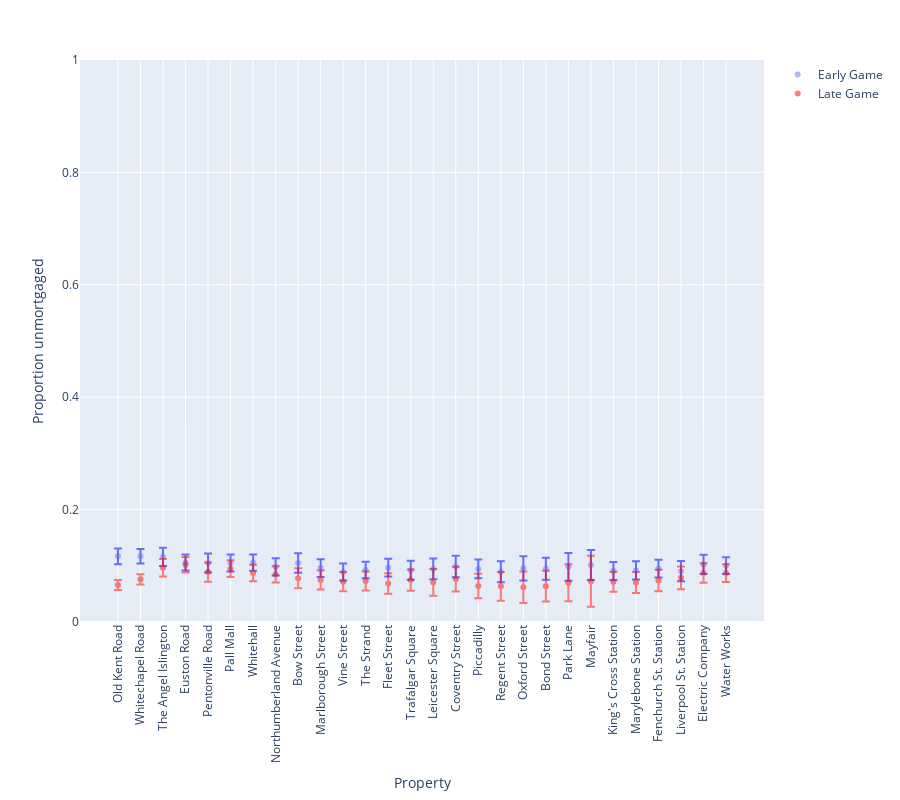

The code cell stored with this chart in its notebook:
### Code cell
plot_action_proportions(df_unmortgage, 'Proportion unmortgaged (early game)', 
                        'Proportion unmortgaged (late game)', 'Proportion unmortgaged')

### Figure 1 — Plotly figure (JSON) as saved in the notebook; plotly's stock layout.template omitted (floating-point values rounded to 4 significant figures)
{"data": [{"error_y": {"array": [0.01401, 0.01285, 0.01635, 0.0141, 0.01683, 0.01519, 0.01439, 0.01545, 0.01726, 0.01581, 0.01503, 0.01465, 0.01586, 0.01705, 0.01842, 0.01901, 0.01661, 0.01877, 0.02165, 0.01961, 0.02467, 0.02668, 0.01604, 0.01629, 0.01572, 0.01806, 0.01705, 0.01495]}, "hovertemplate": "Property=%{x}<br>Proportion unmortgaged (early game)=%{y}<extra></extra>", "legendgroup": "", "marker": {"color": "#636efa", "opacity": 0.5, "symbol": "circle"}, "mode": "markers", "name": "Early Game", "orientation": "v", "showlegend": true, "type": "scatter", "x": ["Old Kent Road", "Whitechapel Road", "The Angel Islington", "Euston Road", "Pentonville Road", "Pall Mall", "Whitehall", "Northumberland Avenue", "Bow Street", "Marlborough Street", "Vine Street", "The Strand", "Fleet Street", "Trafalgar Square", "Leicester Square", "Coventry Street", "Piccadilly", "Regent Street", "Oxford Street", "Bond Street", "Park Lane", "Mayfair", "King's Cross Station", "Marylebone Station", "Fenchurch St. Station", "Liverpool St. Station", "Electric Company", "Water Works"], "xaxis": "x", "y": [0.1169, 0.1168, 0.1159, 0.1059, 0.1051, 0.105, 0.1056, 0.09819, 0.105, 0.09591, 0.08896, 0.09257, 0.09663, 0.09202, 0.09443, 0.09878, 0.09444, 0.08936, 0.09549, 0.09468, 0.09818, 0.1014, 0.09086, 0.09176, 0.09503, 0.09039, 0.1025, 0.1002], "yaxis": "y"}, {"error_y": {"array": [0.008743, 0.009081, 0.01541, 0.01385, 0.01714, 0.01486, 0.01467, 0.01454, 0.01788, 0.01674, 0.0171, 0.0168, 0.01826, 0.01896, 0.02395, 0.02202, 0.02181, 0.02562, 0.02804, 0.02745, 0.03289, 0.0455, 0.01781, 0.01867, 0.01895, 0.02014, 0.01751, 0.01566]}, "hovertemplate": "Property=%{x}<br>Proportion unmortgaged (late game)=%{y}<extra></extra>", "legendgroup": "", "marker": {"color": "red", "symbol": "circle"}, "mode": "markers", "name": "Late Game", "opacity": 0.5, "orientation": "v", "showlegend": true, "type": "scatter", "x": ["Old Kent Road", "Whitechapel Road", "The Angel Islington", "Euston Road", "Pentonville Road", "Pall Mall", "Whitehall", "Northumberland Avenue", "Bow Street", "Marlborough Street", "Vine Street", "The Strand", "Fleet Street", "Trafalgar Square", "Leicester Square", "Coventry Street", "Piccadilly", "Regent Street", "Oxford Street", "Bond Street", "Park Lane", "Mayfair", "King's Cross Station", "Marylebone Station", "Fenchurch St. Station", "Liverpool St. Station", "Electric Company", "Water Works"], "xaxis": "x", "y": [0.06583, 0.07598, 0.09659, 0.1017, 0.08879, 0.09488, 0.08727, 0.08471, 0.07777, 0.07479, 0.07176, 0.07294, 0.06867, 0.07467, 0.07049, 0.07641, 0.06412, 0.06352, 0.06166, 0.06372, 0.06985, 0.07253, 0.07179, 0.07033, 0.07385, 0.07857, 0.08718, 0.08697], "yaxis": "y"}], "layout": {"height": 800, "legend": {"tracegroupgap": 0}, "margin": {"t": 60}, "xaxis": {"anchor": "y", "domain": [0, 1], "tickangle": -90, "title": {"text": "Property"}}, "yaxis": {"anchor": "x", "domain": [0, 1], "range": [0, 1], "title": {"text": "Proportion unmortgaged"}}}}
